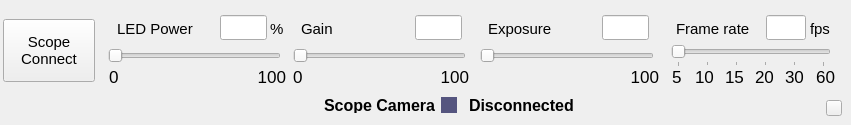
            <widget class="QWidget" name="widget_9" native="true">
             <property name="sizePolicy">
              <sizepolicy hsizetype="Fixed" vsizetype="Fixed">
               <horstretch>0</horstretch>
               <verstretch>0</verstretch>
              </sizepolicy>
             </property>
             <property name="minimumSize">
              <size>
               <width>845</width>
               <height>125</height>
              </size>
             </property>
             <widget class="QLabel" name="label_43">
              <property name="geometry">
               <rect>
                <x>438</x>
                <y>66</y>
                <width>31</width>
                <height>21</height>
               </rect>
              </property>
              <property name="font">
               <font>
                <family>Arial</family>
                <pointsize>13</pointsize>
               </font>
              </property>
              <property name="text">
               <string>100</string>
              </property>
              <property name="alignment">
               <set>Qt::AlignRight|Qt::AlignTrailing|Qt::AlignVCenter</set>
              </property>
             </widget>
             <widget class="QLabel" name="label_37">
              <property name="geometry">
               <rect>
                <x>109</x>
                <y>66</y>
                <width>21</width>
                <height>21</height>
               </rect>
              </property>
              <property name="font">
               <font>
                <family>Arial</family>
                <pointsize>13</pointsize>
               </font>
              </property>
              <property name="text">
               <string>0</string>
              </property>
             </widget>
             <widget class="QLineEdit" name="scopeExposureValue">
              <property name="geometry">
               <rect>
                <x>602</x>
                <y>15</y>
                <width>47</width>
                <height>25</height>
               </rect>
              </property>
             </widget>
             <widget class="QLabel" name="label_4">
              <property name="geometry">
               <rect>
                <x>676</x>
                <y>18</y>
                <width>91</width>
                <height>21</height>
               </rect>
              </property>
              <property name="font">
               <font>
                <family>Arial</family>
                <pointsize>11</pointsize>
               </font>
              </property>
              <property name="text">
               <string>Frame rate</string>
              </property>
             </widget>
             <widget class="QPushButton" name="pushButton_16">
              <property name="geometry">
               <rect>
                <x>826</x>
                <y>100</y>
                <width>16</width>
                <height>16</height>
               </rect>
              </property>
              <property name="text">
               <string/>
              </property>
             </widget>
             <widget class="QLabel" name="label_41">
              <property name="geometry">
               <rect>
                <x>628</x>
                <y>66</y>
                <width>31</width>
                <height>21</height>
               </rect>
              </property>
              <property name="font">
               <font>
                <family>Arial</family>
                <pointsize>13</pointsize>
               </font>
              </property>
              <property name="text">
               <string>100</string>
              </property>
              <property name="alignment">
               <set>Qt::AlignRight|Qt::AlignTrailing|Qt::AlignVCenter</set>
              </property>
             </widget>
             <widget class="QLabel" name="label_10">
              <property name="geometry">
               <rect>
                <x>324</x>
                <y>97</y>
                <width>115</width>
                <height>16</height>
               </rect>
              </property>
              <property name="font">
               <font>
                <family>Arial</family>
                <pointsize>12</pointsize>
                <weight>75</weight>
                <bold>true</bold>
               </font>
              </property>
              <property name="text">
               <string>Scope Camera</string>
              </property>
             </widget>
             <widget class="QWidget" name="signScopeCamera" native="true">
              <property name="geometry">
               <rect>
                <x>441</x>
                <y>97</y>
                <width>16</width>
                <height>16</height>
               </rect>
              </property>
              <property name="styleSheet">
               <string notr="true">background-color: rgb(85, 85, 127);</string>
              </property>
             </widget>
             <widget class="QLabel" name="label_3">
              <property name="geometry">
               <rect>
                <x>301</x>
                <y>18</y>
                <width>67</width>
                <height>21</height>
               </rect>
              </property>
              <property name="font">
               <font>
                <family>Arial</family>
                <pointsize>11</pointsize>
               </font>
              </property>
              <property name="text">
               <string>Gain</string>
              </property>
             </widget>
             <widget class="QLabel" name="scopecamStatusLabel">
              <property name="geometry">
               <rect>
                <x>469</x>
                <y>97</y>
                <width>115</width>
                <height>16</height>
               </rect>
              </property>
              <property name="font">
               <font>
                <family>Arial</family>
                <pointsize>12</pointsize>
                <weight>75</weight>
                <bold>true</bold>
               </font>
              </property>
              <property name="text">
               <string>Disconnected</string>
              </property>
             </widget>
             <widget class="QLineEdit" name="scopeGainValue">
              <property name="geometry">
               <rect>
                <x>415</x>
                <y>15</y>
                <width>47</width>
                <height>25</height>
               </rect>
              </property>
             </widget>
             <widget class="QPushButton" name="connectScopeCameraButton">
              <property name="geometry">
               <rect>
                <x>3</x>
                <y>19</y>
                <width>92</width>
                <height>63</height>
               </rect>
              </property>
              <property name="font">
               <font>
                <family>Arial</family>
                <pointsize>11</pointsize>
               </font>
              </property>
              <property name="text">
               <string>Scope
Connect</string>
              </property>
             </widget>
             <widget class="QLineEdit" name="scopeLEDvalue">
              <property name="geometry">
               <rect>
                <x>220</x>
                <y>15</y>
                <width>47</width>
                <height>25</height>
               </rect>
              </property>
             </widget>
             <widget class="QSlider" name="scopeExposureSlider">
              <property name="geometry">
               <rect>
                <x>480</x>
                <y>44</y>
                <width>174</width>
                <height>23</height>
               </rect>
              </property>
              <property name="maximum">
               <number>255</number>
              </property>
              <property name="orientation">
               <enum>Qt::Horizontal</enum>
              </property>
             </widget>
             <widget class="QLabel" name="label_39">
              <property name="geometry">
               <rect>
                <x>672</x>
                <y>66</y>
                <width>21</width>
                <height>21</height>
               </rect>
              </property>
              <property name="font">
               <font>
                <family>Arial</family>
                <pointsize>13</pointsize>
               </font>
              </property>
              <property name="text">
               <string>5</string>
              </property>
             </widget>
             <widget class="QLabel" name="label_5">
              <property name="geometry">
               <rect>
                <x>810</x>
                <y>18</y>
                <width>31</width>
                <height>21</height>
               </rect>
              </property>
              <property name="font">
               <font>
                <family>Arial</family>
                <pointsize>11</pointsize>
               </font>
              </property>
              <property name="text">
               <string>fps</string>
              </property>
             </widget>
             <widget class="QLabel" name="label_38">
              <property name="geometry">
               <rect>
                <x>293</x>
                <y>66</y>
                <width>21</width>
                <height>21</height>
               </rect>
              </property>
              <property name="font">
               <font>
                <family>Arial</family>
                <pointsize>13</pointsize>
               </font>
              </property>
              <property name="text">
               <string>0</string>
              </property>
             </widget>
             <widget class="QLabel" name="label_44">
              <property name="geometry">
               <rect>
                <x>255</x>
                <y>66</y>
                <width>31</width>
                <height>21</height>
               </rect>
              </property>
              <property name="font">
               <font>
                <family>Arial</family>
                <pointsize>13</pointsize>
               </font>
              </property>
              <property name="text">
               <string>100</string>
              </property>
              <property name="alignment">
               <set>Qt::AlignRight|Qt::AlignTrailing|Qt::AlignVCenter</set>
              </property>
             </widget>
             <widget class="QSlider" name="scopeGainSlider">
              <property name="geometry">
               <rect>
                <x>293</x>
                <y>44</y>
                <width>173</width>
                <height>23</height>
               </rect>
              </property>
              <property name="orientation">
               <enum>Qt::Horizontal</enum>
              </property>
             </widget>
             <widget class="QLabel" name="label_2">
              <property name="geometry">
               <rect>
                <x>117</x>
                <y>18</y>
                <width>91</width>
                <height>21</height>
               </rect>
              </property>
              <property name="font">
               <font>
                <family>Arial</family>
                <pointsize>11</pointsize>
               </font>
              </property>
              <property name="text">
               <string>LED Power</string>
              </property>
             </widget>
             <widget class="QLabel" name="label_6">
              <property name="geometry">
               <rect>
                <x>488</x>
                <y>18</y>
                <width>91</width>
                <height>21</height>
               </rect>
              </property>
              <property name="font">
               <font>
                <family>Arial</family>
                <pointsize>11</pointsize>
               </font>
              </property>
              <property name="text">
               <string>Exposure</string>
              </property>
             </widget>
             <widget class="QLabel" name="label_42">
              <property name="geometry">
               <rect>
                <x>804</x>
                <y>66</y>
                <width>31</width>
                <height>21</height>
               </rect>
              </property>
              <property name="font">
               <font>
                <family>Arial</family>
                <pointsize>13</pointsize>
               </font>
              </property>
              <property name="text">
               <string>60</string>
              </property>
              <property name="alignment">
               <set>Qt::AlignRight|Qt::AlignTrailing|Qt::AlignVCenter</set>
              </property>
             </widget>
             <widget class="QSlider" name="scopeLEDslider">
              <property name="geometry">
               <rect>
                <x>108</x>
                <y>44</y>
                <width>173</width>
                <height>23</height>
               </rect>
              </property>
              <property name="maximum">
               <number>255</number>
              </property>
              <property name="orientation">
               <enum>Qt::Horizontal</enum>
              </property>
             </widget>
             <widget class="QSlider" name="scopeFRslider">
              <property name="geometry">
               <rect>
                <x>671</x>
                <y>44</y>
                <width>160</width>
                <height>23</height>
               </rect>
              </property>
              <property name="mouseTracking">
               <bool>false</bool>
              </property>
              <property name="minimum">
               <number>0</number>
              </property>
              <property name="maximum">
               <number>5</number>
              </property>
              <property name="singleStep">
               <number>1</number>
              </property>
              <property name="pageStep">
               <number>1</number>
              </property>
              <property name="value">
               <number>0</number>
              </property>
              <property name="sliderPosition">
               <number>0</number>
              </property>
              <property name="orientation">
               <enum>Qt::Horizontal</enum>
              </property>
              <property name="invertedControls">
               <bool>false</bool>
              </property>
              <property name="tickPosition">
               <enum>QSlider::TicksBelow</enum>
              </property>
              <property name="tickInterval">
               <number>1</number>
              </property>
             </widget>
             <widget class="QLineEdit" name="scopeFRvalue">
              <property name="geometry">
               <rect>
                <x>766</x>
                <y>15</y>
                <width>40</width>
                <height>25</height>
               </rect>
              </property>
             </widget>
             <widget class="QLabel" name="label_107">
              <property name="geometry">
               <rect>
                <x>270</x>
                <y>18</y>
                <width>31</width>
                <height>21</height>
               </rect>
              </property>
              <property name="font">
               <font>
                <family>Arial</family>
                <pointsize>11</pointsize>
               </font>
              </property>
              <property name="text">
               <string>%</string>
              </property>
             </widget>
             <widget class="QLabel" name="label_122">
              <property name="geometry">
               <rect>
                <x>695</x>
                <y>66</y>
                <width>21</width>
                <height>21</height>
               </rect>
              </property>
              <property name="font">
               <font>
                <family>Arial</family>
                <pointsize>13</pointsize>
               </font>
              </property>
              <property name="text">
               <string>10</string>
              </property>
             </widget>
             <widget class="QLabel" name="label_133">
              <property name="geometry">
               <rect>
                <x>785</x>
                <y>66</y>
                <width>21</width>
                <height>21</height>
               </rect>
              </property>
              <property name="font">
               <font>
                <family>Arial</family>
                <pointsize>13</pointsize>
               </font>
              </property>
              <property name="text">
               <string>30</string>
              </property>
             </widget>
             <widget class="QLabel" name="label_134">
              <property name="geometry">
               <rect>
                <x>755</x>
                <y>66</y>
                <width>21</width>
                <height>21</height>
               </rect>
              </property>
              <property name="font">
               <font>
                <family>Arial</family>
                <pointsize>13</pointsize>
               </font>
              </property>
              <property name="text">
               <string>20</string>
              </property>
             </widget>
             <widget class="QLabel" name="label_135">
              <property name="geometry">
               <rect>
                <x>725</x>
                <y>66</y>
                <width>21</width>
                <height>21</height>
               </rect>
              </property>
              <property name="font">
               <font>
                <family>Arial</family>
                <pointsize>13</pointsize>
               </font>
              </property>
              <property name="text">
               <string>15</string>
              </property>
             </widget>
            </widget>
